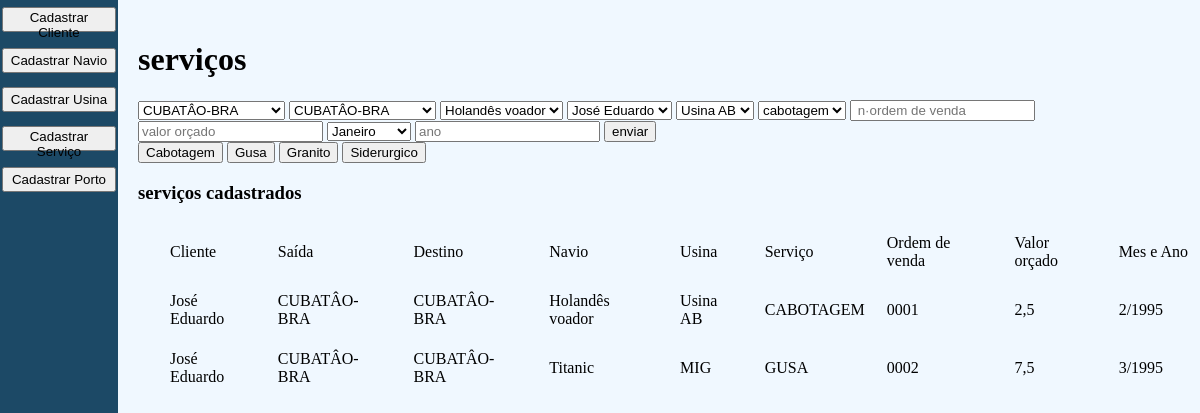
The page / on the database its author committed.
### serviceControl/models.py (models this page shows, shortened)
class Service(models.Model):
    ship        = models.ForeignKey(Ship, on_delete=models.CASCADE)
    packing     = models.ForeignKey(Seaport, on_delete=models.CASCADE,related_name='packing')
    destiny     = models.ForeignKey(Seaport, on_delete=models.CASCADE,related_name='destiny')
    factory     = models.ForeignKey(Factory, on_delete=models.CASCADE)#unsina
    client      =  models.ForeignKey(Client, on_delete=models.CASCADE)
    serviceType = models.TextField()#tipo do serviço
    salesOrder  = models.TextField()
    budgetedAmount = models.TextField()#valor orçado
    month       = models.PositiveIntegerField(default=10,validators=[MinValueValidator(1), MaxValueValidator(12)])
    year        = models.PositiveIntegerField(validators=[MinValueValidator(2019), MaxValueValidator(2500)])

class Client(models.Model):
    name = models.TextField()
    def __str__(self):
        return self.name

class Seaport(models.Model):
    name = models.TextField()
    country = models.TextField()
    def __str__(self):
        return self.name+"-"+self.country

class Ship(models.Model):
    shipName = models.TextField()
    imoNumber = models.IntegerField()
    def __str__(self):
        return self.shipName

class Factory(models.Model):#usina
    name = models.TextField()
    def __str__(self):
        return self.name

### serviceControl/views.py (the view)
# urls.py: path('', views.principal, name='principal'),
def principal(request):
    dicionario=dict()
    dicionario=_getData(dicionario)
    _getDataClient(request)
    _getDataShip(request)
    _getDataSeaport(request)
    _getDataFactory(request)
    _getDataService(request)
    return render(request, 'serviceControl/index.html', dicionario)

### serviceControl/views.py (called while the page is built, shortened)
def _getData(dicionario):
    dicionario['serviceAll'] = Service.objects.all()
    dicionario['clientAll']  = Client.objects.all()
    dicionario['shipAll']    = Ship.objects.all()
    dicionario['factoryAll'] = Factory.objects.all()
    dicionario['seaportAll'] = Seaport.objects.all()
    return dicionario

def _getDataClient(request):
    name = request.POST.get('nameClient')
    if (name==None or name=='')==False:
        Client.objects.create(name=name)
    return 0

def _getDataShip(request):
    nameShip = request.POST.get('shipName')
    imoNumber = request.POST.get('imoNumber')
    if((nameShip==None or nameShip=='')and(imoNumber==None or imoNumber==''))==False:
        Ship.objects.create(imoNumber=imoNumber,shipName=nameShip)
    return 0

def _getDataSeaport(request):
    nameSeaport = request.POST.get('nameSeaport')
    country = request.POST.get('country')
    if((nameSeaport==None or nameSeaport=='')and(country==None or country==''))==False:
        print(nameSeaport +"  "+country)
        Seaport.objects.create(name=nameSeaport,country=country)
    return 0

def _getDataFactory(request):
    name = request.POST.get('nameFactory')
    if (name==None or name=='')==False:
        Factory.objects.create(name=name)
    return 0

def _getDataService(request):
    saida   = request.POST.get('saida')
    destino = request.POST.get('destino')
    navio   = request.POST.get('navio')
    cliente = request.POST.get('cliente')
    usina   = request.POST.get('usina')
    ordem   = request.POST.get('ordem')
    peso    = request.POST.get('peso')
    mes     = request.POST.get('mes')
    ano     = request.POST.get('ano')
    tipo    = request.POST.get('tipoS')
    return 0

### serviceControl/templates/serviceControl/index.html (shortened to what this page needs)
<!DOCTYPE html>
<html lang="pt-br">
<head>
    {% load static %}
    <link rel="stylesheet" href="{% static './style.css' %}">
</head>
<body>
    <section>
        <button onclick='mostrarCliente()'> Cadastrar Cliente</button>
        <button onclick='mostrarNavio()'  > Cadastrar Navio  </button>
        <button onclick='mostrarUsina()'  > Cadastrar Usina  </button>
        <button onclick='mostrarServico()'> Cadastrar Serviço</button>
        <button onclick='mostrarPorto()'  > Cadastrar Porto  </button>
    </section>
    <main>
        <div id="servico">
            <h1>serviços</h1>
                <form method="POST"> {% csrf_token %}
                        <select name="saida">
                            {% for seaport in seaportAll %}
                                <option value={{seaport.id}}>
                                    {{seaport}}
                                </option>
                            {% endfor %}
                        </select>
                        <select name="destino">
                            {% for seaport in seaportAll %}
                                <option value={{seaport.id}}>
                                    {{seaport}}
                                </option>
                            {% endfor %}
                        </select>
                        <select name="navio">
                            {% for ship in shipAll%}
                            <option value={{ship.id}}>
                                {{ship}}
                            </option>
                            {% endfor %}
                        </select>
                        <select name='cliente'>
                            {% for client in clientAll%}
                                <option value={{client.id}}>{{client}}</option>
                            {% endfor%}
                        </select>
                        <select name="usina">
                            {% for  factory in factoryAll%}
                                <option value={{factory.id}}>{{factory}}</option>
                            {% endfor %}
                        </select>
                        <select name="tipoS">
                            <option value='CABOTAGEM'>cabotagem</option>
                        </select>
                        <input type="text" name='ordem' placeholder=' n·ordem de venda' required>
                        <input type="text" name='peso' placeholder='valor orçado'required>
                        <select name="mes" id="mes">
                        </select>
                        <input type="text" name='ano' placeholder='ano'required>
                        <Button> enviar</Button>
                </form>
                <div>
                    <button onclick="filtro('CABOTAGEM')">Cabotagem</button>
                    <button onclick="filtro('GUSA')">Gusa</button>
                    <button onclick="filtro('GRANITO')">Granito</button>
                    <button onclick="filtro('SIDERURGICO')">Siderurgico</button>
                </div>
                <h3>serviços cadastrados</h3>
                <table id='tableServices'>
                    <tr>
                        <td>Cliente</td>
                        <td>Saída</td>
                        <td>Destino</td>
                        <td>Navio</td>
                        <td>Usina</td>
                        <td>Serviço</td>
                        <td>Ordem de venda</td>
                        <td>Valor orçado</td>
                        <td>Mes e Ano</td>
                    </tr>
                {% for service in serviceAll %}
                    <tr>
                        <td>{{service.client}}</td>
                        <td>{{ service.packing}}</td>
                        <td>{{ service.packing}}</td>
                        <td>{{ service.ship}}</td>
                        <td>{{service.factory}}</td>
                        <td>{{ service.serviceType}}</td>
                        <td>{{service.salesOrder}}</td>
                        <td>{{service.budgetedAmount  }}</td>
                        <td>{{ service.month}}/{{ service.year}}</td>
                    </tr>
                {% endfor %}
                </table>
        </div>
    </main>
</body>
</html>

### serviceControl/static/style.css (style rules this page uses)
body { margin: 0; padding: 0; display: flex; box-sizing: border-box; }
section { width: 10vw; height: 100vh; background-color: #1c4966; }
section button { width: 96%; height: 25px; margin: 7px 2%; }
main { width: 90vw; height: 100vh; background-color: aliceblue; padding-top: 20px; padding-left: 20px; }
main table { padding-left: 20px; }
main table tr td { padding: 10px ; }

### rows shown on the page
Service: client "José Eduardo", packing "CUBATÂO-BRA", ship "Holandês voador", factory "Usina AB", serviceType "CABOTAGEM", salesOrder "0001", budgetedAmount "2,5", month "2", year "1995"
Service: client "José Eduardo", packing "CUBATÂO-BRA", ship "Titanic", factory "MIG", serviceType "GUSA", salesOrder "0002", budgetedAmount "7,5", month "3", year "1995"

### other values the page prints
form field saida "CUBATÂO-BRA"
form field destino "CUBATÂO-BRA"
form field navio "Holandês voador"
form field cliente "José Eduardo"
form field usina "Usina AB"
